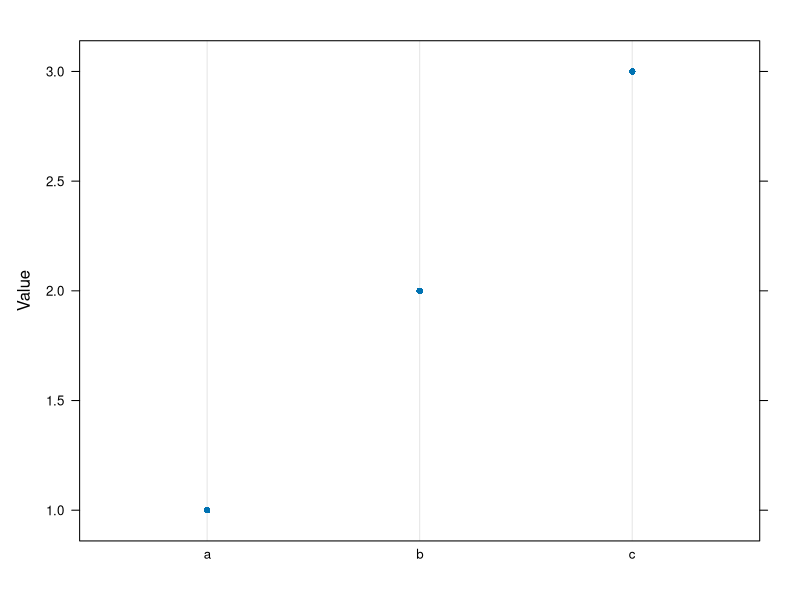
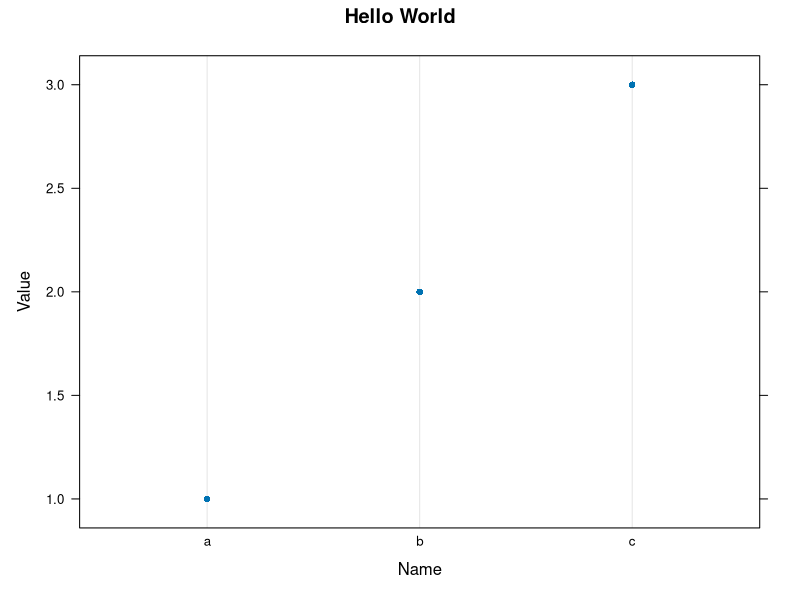
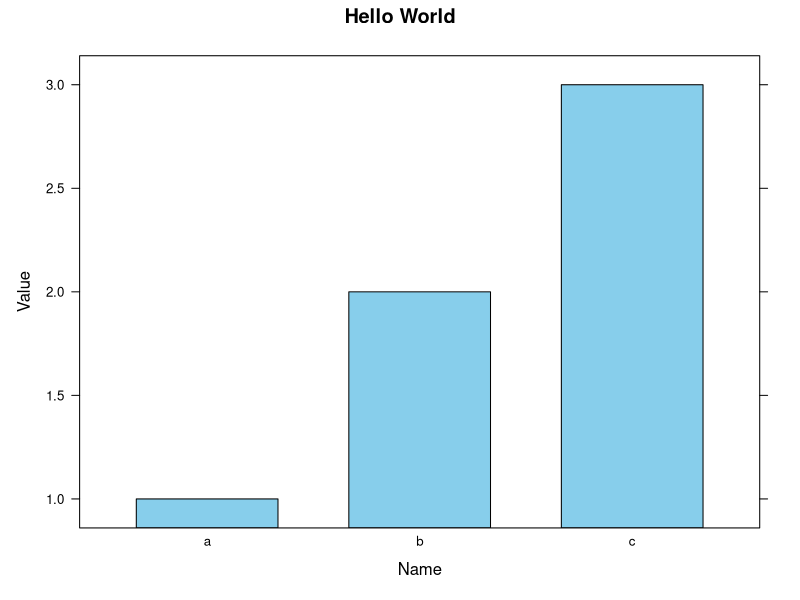

Generate these figures, in order, with R:

#R Lattice Package

#Lattice Lesson 1

install.packages("lattice")
library(lattice)


df <- data.frame(
      Name = c("a","b","c"),
      Value = c(1,2,3))

#basic plotting defaults
dotplot(x = Value ~ Name,
        data = df)

#Lattice uses fomulas to specify what should be plotted
# the formula can be read as y as a value of x (or "y~x" )

#plot with additional parameters
dotplot(x = Value ~ Name,
        data = df,
        main = "Hello World",
        xlab = "Name",
        ylab = "Value")

#Setting a Barchart
barchart(x = Value ~ Name,
        data = df,
        col = "skyblue",
        main = "Hello World",
        xlab = "Name",
        ylab = "Value")

#Help Files
?barchart

?formula
